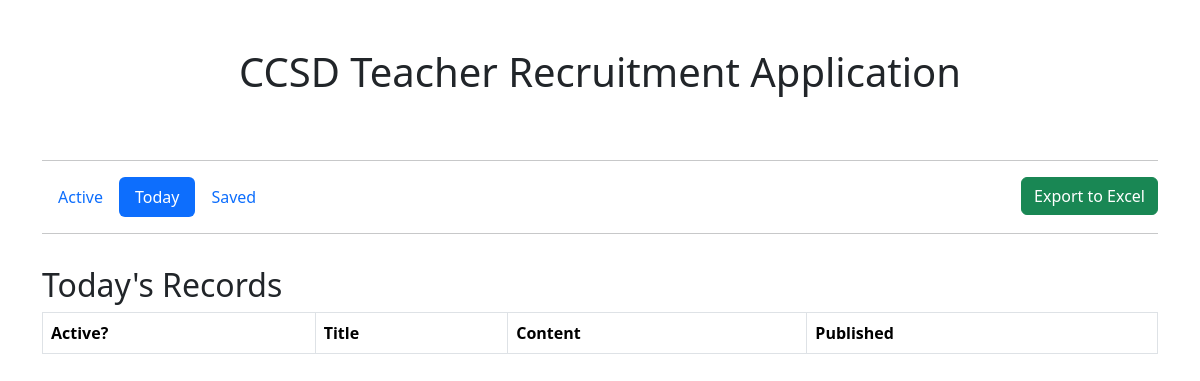
Before: /today.php with the older database file.
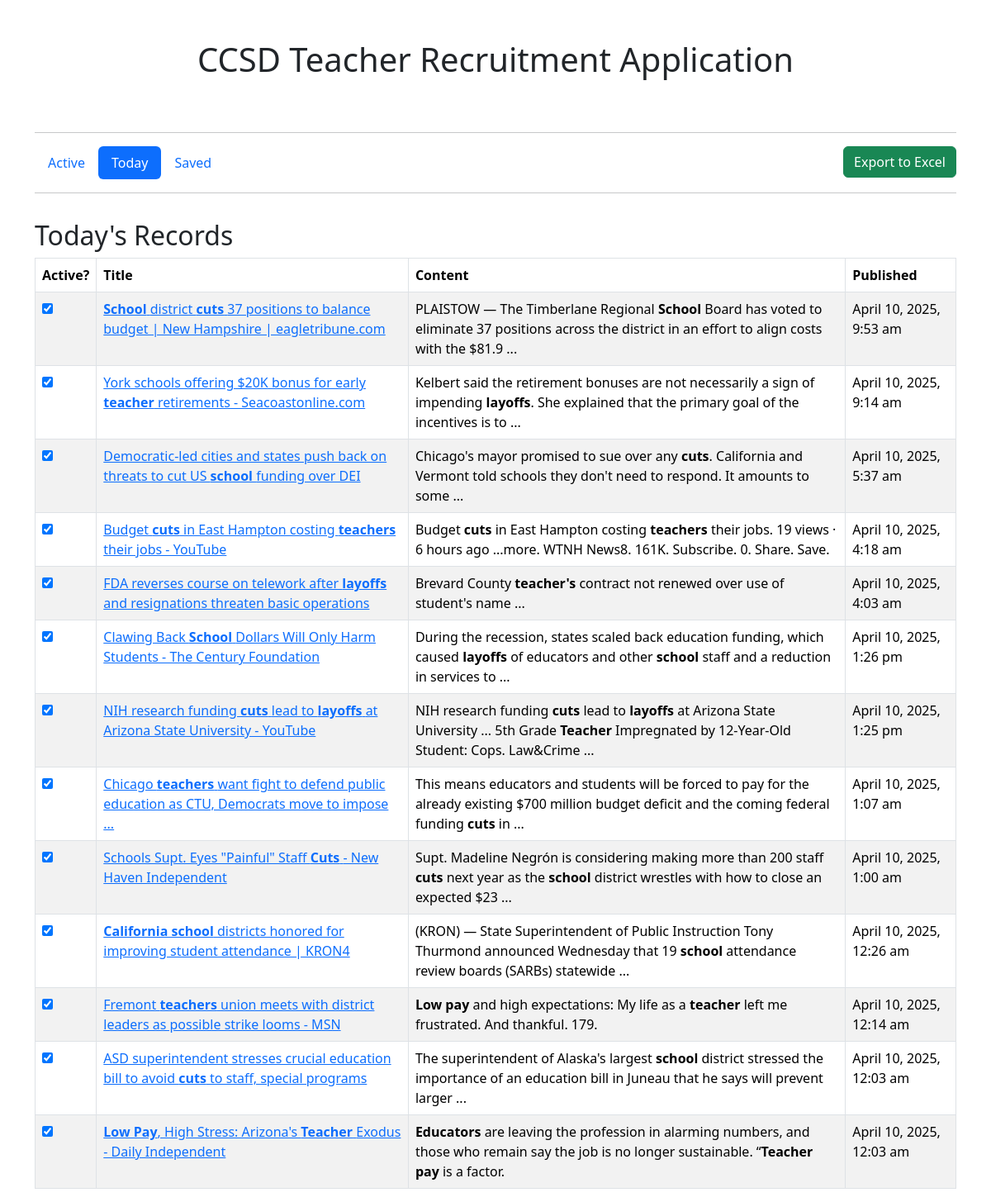
After: the same page with the newer database file.
### tables this page shows
CREATE TABLE teacherRecruitment (
    id INTEGER PRIMARY KEY, 
    title TEXT, 
    content TEXT, 
    published TEXT, 
    link TEXT,
    active BOOLEAN DEFAULT 1, 
    saved BOOLEAN DEFAULT 0,
    UNIQUE(title, content, link)
);

### today.php (the view, shortened to what this page needs)
<?php
include('includes/head.php');
include('includes/header.php');
$db = new SQLite3('teacherRecruitment.db');
$today = date("F j, Y");
?>
    <div class="container">
        <div class="row">
            <div class="col">
                <h2>Today's Records</h2>
                <table id="todayTable" class="table table-striped table-bordered">
                    <thead>
                    <tr>
                        <th>Active?</th>
                        <th>Title</th>
                        <th>Content</th>
                        <th>Published</th>
                    </tr>
                    </thead>
                    <tbody>
                    <?php
                    $stmt = $db->prepare("SELECT * FROM teacherRecruitment WHERE published LIKE :today AND active = 1 ORDER BY published DESC");
                    $stmt->bindValue(':today', '%' . $today . '%', SQLITE3_TEXT);
                    $results = $stmt->execute();
                    while ($row = $results->fetchArray(SQLITE3_ASSOC)) { ?>
                        <tr>
                            <td><input id="active" type='checkbox' name='active' data-id='<?php echo $row['id']; ?>' <?php echo $row['active'] ? 'checked' : ''; ?>/></td>
                            <td><a href='<?php echo $row['link']; ?>'><?php echo $row['title']; ?></a></td>
                            <td><?php echo $row['content']; ?></td>
                            <td><?php echo $row['published'] ?></td>
                        </tr>
                        <?php
                    }
                    ?>
                    </tbody>
                </table>
            </div>
        </div>
    </div>
<?php include('includes/footer.php'); ?>

### includes/head.php (shortened to what this page needs)
<!doctype html>
<html lang="en">
<head>
    <link rel="stylesheet" href="https://cdn.jsdelivr.net/npm/bootstrap@5.3.3/dist/css/bootstrap.min.css"
>
    <link rel="stylesheet" href="https://cdn.datatables.net/2.2.2/css/dataTables.dataTables.css"/>
</head>
<body>

### includes/header.php (shortened to what this page needs)
<div class="container pt-5 pb-3">
    <div class="row">
        <div class="col">
            <h1 class="text-center pb-5">CCSD Teacher Recruitment Application</h1>
            <hr/>
            <?php
            $currentUri = $_SERVER['REQUEST_URI'];
            if ($currentUri == '/teacher-recruitment/saved.php') {
                ?><ul class="nav nav-pills">
                    <li class="nav-item">
                        <a class="nav-link" aria-current="page" href="/teacher-recruitment/">Active</a>
                    </li>
                    <li class="nav-item">
                        <a class="nav-link" href="/teacher-recruitment/today.php">Today</a>
                    </li>
                    <li class="nav-item">
                        <a class="nav-link active" href="/teacher-recruitment/saved.php">Saved</a>
                    </li>
                </ul>
                <a href="exportToExcel.php" class="btn btn-success float-end" style="margin-top: -40px">Export to Excel</a>
            <?php } elseif ($currentUri == '/teacher-recruitment/today.php') { ?>
                <ul class="nav nav-pills">
                    <li class="nav-item">
                        <a class="nav-link" aria-current="page" href="/teacher-recruitment/">Active</a>
                    </li>
                    <li class="nav-item">
                        <a class="nav-link active" href="/teacher-recruitment/today.php">Today</a>
                    </li>
                    <li class="nav-item">
                        <a class="nav-link" href="/teacher-recruitment/saved.php">Saved</a>
                    </li>
                </ul>
                <a href="exportToExcel.php" class="btn btn-success float-end" style="margin-top: -40px">Export to Excel</a>
            <?php } ?>
            <hr/>
        </div>
    </div>
</div>

### includes/footer.php (shortened to what this page needs)
</body>
</html>

Changed rows visible on the page:
added teacherrecruitment: active "☑", title "School district cuts 37 positions to balance budget | New Hampshire | eagletribune.com", content "PLAISTOW — The Timberlane Regional School Board has voted to eliminate 37 positions across the district in an effort to align costs with the $81.9 ...", published "April 10, 2025, 9:53 am"
added teacherrecruitment: active "☑", title "York schools offering $20K bonus for early teacher retirements - Seacoastonline.com", content "Kelbert said the retirement bonuses are not necessarily a sign of impending layoffs . She explained that the primary goal of the incentives is to ...", published "April 10, 2025, 9:14 am"
added teacherrecruitment: active "☑", title "Democratic-led cities and states push back on threats to cut US school funding over DEI", content "Chicago's mayor promised to sue over any cuts . California and Vermont told schools they don't need to respond. It amounts to some ...", published "April 10, 2025, 5:37 am"
added teacherrecruitment: active "☑", title "Budget cuts in East Hampton costing teachers their jobs - YouTube", content "Budget cuts in East Hampton costing teachers their jobs. 19 views · 6 hours ago ...more. WTNH News8. 161K. Subscribe. 0. Share. Save.", published "April 10, 2025, 4:18 am"
added teacherrecruitment: active "☑", title "FDA reverses course on telework after layoffs and resignations threaten basic operations", content "Brevard County teacher's contract not renewed over use of student's name ...", published "April 10, 2025, 4:03 am"
added teacherrecruitment: active "☑", title "Clawing Back School Dollars Will Only Harm Students - The Century Foundation", content "During the recession, states scaled back education funding, which caused layoffs of educators and other school staff and a reduction in services to ...", published "April 10, 2025, 1:26 pm"
added teacherrecruitment: active "☑", title "NIH research funding cuts lead to layoffs at Arizona State University - YouTube", content "NIH research funding cuts lead to layoffs at Arizona State University ... 5th Grade Teacher Impregnated by 12-Year-Old Student: Cops. Law&Crime ...", published "April 10, 2025, 1:25 pm"
added teacherrecruitment: active "☑", title "Chicago teachers want fight to defend public education as CTU, Democrats move to impose ...", content "This means educators and students will be forced to pay for the already existing $700 million budget deficit and the coming federal funding cuts in ...", published "April 10, 2025, 1:07 am"
added teacherrecruitment: active "☑", title "Schools Supt. Eyes \"Painful\" Staff Cuts - New Haven Independent", content "Supt. Madeline Negrón is considering making more than 200 staff cuts next year as the school district wrestles with how to close an expected $23 ...", published "April 10, 2025, 1:00 am"
added teacherrecruitment: active "☑", title "California school districts honored for improving student attendance | KRON4", content "(KRON) — State Superintendent of Public Instruction Tony Thurmond announced Wednesday that 19 school attendance review boards (SARBs) statewide ...", published "April 10, 2025, 12:26 am"
added teacherrecruitment: active "☑", title "Fremont teachers union meets with district leaders as possible strike looms - MSN", content "Low pay and high expectations: My life as a teacher left me frustrated. And thankful. 179.", published "April 10, 2025, 12:14 am"
added teacherrecruitment: active "☑", title "ASD superintendent stresses crucial education bill to avoid cuts to staff, special programs", content "The superintendent of Alaska's largest school district stressed the importance of an education bill in Juneau that he says will prevent larger ...", published "April 10, 2025, 12:03 am"
added teacherrecruitment: active "☑", title "Low Pay , High Stress: Arizona's Teacher Exodus - Daily Independent", content "Educators are leaving the profession in alarming numbers, and those who remain say the job is no longer sustainable. “ Teacher pay is a factor.", published "April 10, 2025, 12:03 am"
